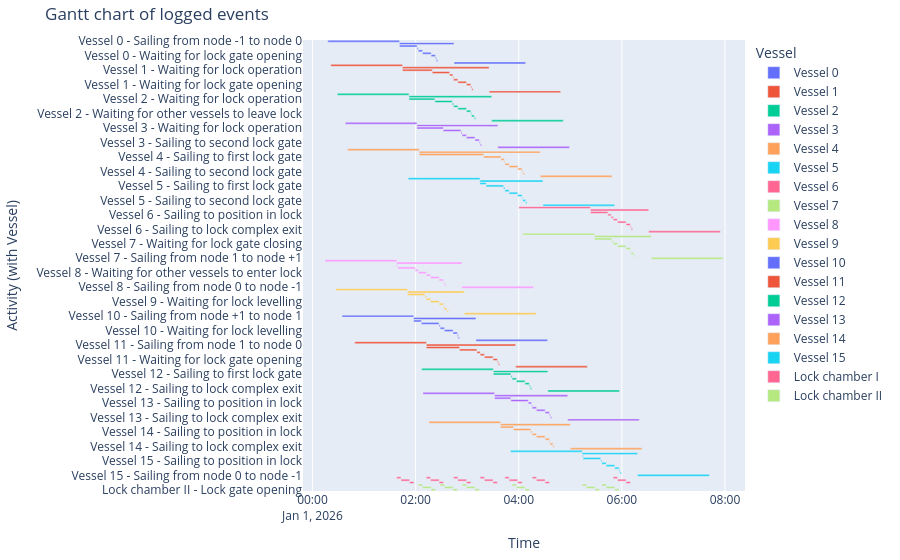

Here is the notebook cell this chart was saved with:
### Markdown cell above
##### Gantt chart of event table
We can create a gantt chart of all the objects:

### Code cell
df_eventtable = logbook2eventtable([*vessels, lock_chamber_I, lock_chamber_II])
fig = generate_vessel_gantt_chart(df_eventtable)

### Figure 1 — Plotly figure (JSON) as saved in the notebook; plotly's stock layout.template omitted (floating-point values rounded to 4 significant figures)
{"data": [{"base": ["2026-01-01T00:17:55.000000", "2026-01-01T01:41:15.000000", "2026-01-01T01:41:15.000000", "2026-01-01T02:01:46.000000", "2026-01-01T02:03:06.000000", "2026-01-01T02:08:06.000000", "2026-01-01T02:18:06.000000", "2026-01-01T02:23:06.000000", "2026-01-01T02:24:12.000000", "2026-01-01T02:44:43.000000"], "hovertemplate": "object name=Vessel 0<br>start time=%{base}<br>stop time=%{x}<br>activity label=%{y}<extra></extra>", "legendgroup": "Vessel 0", "marker": {"color": "#636efa", "pattern": {"shape": ""}}, "name": "Vessel 0", "orientation": "h", "showlegend": true, "textposition": "auto", "type": "bar", "x": [5000000, 3808000, 1231000, 80000, 300000, 600000, 300000, 66000, 92000, 5000000], "xaxis": "x", "y": ["Vessel 0 - Sailing from node -1 to node 0", "Vessel 0 - Sailing from node 0 to node 1", "Vessel 0 - Sailing to first lock gate", "Vessel 0 - Sailing to position in lock", "Vessel 0 - Waiting for lock gate closing", "Vessel 0 - Waiting for lock levelling", "Vessel 0 - Waiting for lock gate opening", "Vessel 0 - Sailing to second lock gate", "Vessel 0 - Sailing to lock complex exit", "Vessel 0 - Sailing from node 1 to node +1"], "yaxis": "y"}, {"base": ["2026-01-01T00:21:25.000000", "2026-01-01T01:44:45.000000", "2026-01-01T01:44:45.000000", "2026-01-01T02:19:27.000000", "2026-01-01T02:39:39.000000", "2026-01-01T02:43:25.000000", "2026-01-01T02:44:14.000000", "2026-01-01T02:49:14.000000", "2026-01-01T02:59:14.000000", "2026-01-01T03:04:14.000000", "2026-01-01T03:05:19.000000", "2026-01-01T03:25:32.000000"], "hovertemplate": "object name=Vessel 1<br>start time=%{base}<br>stop time=%{x}<br>activity label=%{y}<extra></extra>", "legendgroup": "Vessel 1", "marker": {"color": "#EF553B", "pattern": {"shape": ""}}, "name": "Vessel 1", "orientation": "h", "showlegend": true, "textposition": "auto", "type": "bar", "x": [5000000, 6047000, 2082000, 1212000, 226000, 49000, 300000, 600000, 300000, 65000, 93000, 5000000], "xaxis": "x", "y": ["Vessel 1 - Sailing from node -1 to node 0", "Vessel 1 - Sailing from node 0 to node 1", "Vessel 1 - Waiting for lock operation", "Vessel 1 - Sailing to first lock gate", "Vessel 1 - Sailing to position in lock", "Vessel 1 - Waiting for other vessels to enter lock", "Vessel 1 - Waiting for lock gate closing", "Vessel 1 - Waiting for lock levelling", "Vessel 1 - Waiting for lock gate opening", "Vessel 1 - Sailing to second lock gate", "Vessel 1 - Sailing to lock complex exit", "Vessel 1 - Sailing from node 1 to node +1"], "yaxis": "y"}, {"base": ["2026-01-01T00:28:58.000000", "2026-01-01T01:52:18.000000", "2026-01-01T01:52:18.000000", "2026-01-01T02:22:27.000000", "2026-01-01T02:42:39.000000", "2026-01-01T02:44:14.000000", "2026-01-01T02:49:14.000000", "2026-01-01T02:59:14.000000", "2026-01-01T03:04:14.000000", "2026-01-01T03:05:03.000000", "2026-01-01T03:08:19.000000", "2026-01-01T03:28:32.000000"], "hovertemplate": "object name=Vessel 2<br>start time=%{base}<br>stop time=%{x}<br>activity label=%{y}<extra></extra>", "legendgroup": "Vessel 2", "marker": {"color": "#00cc96", "pattern": {"shape": ""}}, "name": "Vessel 2", "orientation": "h", "showlegend": true, "textposition": "auto", "type": "bar", "x": [5000000, 5774000, 1809000, 1212000, 95000, 300000, 600000, 300000, 49000, 196000, 93000, 5000000], "xaxis": "x", "y": ["Vessel 2 - Sailing from node -1 to node 0", "Vessel 2 - Sailing from node 0 to node 1", "Vessel 2 - Waiting for lock operation", "Vessel 2 - Sailing to first lock gate", "Vessel 2 - Sailing to position in lock", "Vessel 2 - Waiting for lock gate closing", "Vessel 2 - Waiting for lock levelling", "Vessel 2 - Waiting for lock gate opening", "Vessel 2 - Waiting for other vessels to leave lock", "Vessel 2 - Sailing to second lock gate", "Vessel 2 - Sailing to lock complex exit", "Vessel 2 - Sailing from node 1 to node +1"], "yaxis": "y"}, {"base": ["2026-01-01T00:38:13.000000", "2026-01-01T02:01:33.000000", "2026-01-01T02:01:33.000000", "2026-01-01T02:32:16.000000", "2026-01-01T02:52:47.000000", "2026-01-01T02:54:08.000000", "2026-01-01T02:59:08.000000", "2026-01-01T03:09:08.000000", "2026-01-01T03:14:08.000000", "2026-01-01T03:15:13.000000", "2026-01-01T03:35:44.000000"], "hovertemplate": "object name=Vessel 3<br>start time=%{base}<br>stop time=%{x}<br>activity label=%{y}<extra></extra>", "legendgroup": "Vessel 3", "marker": {"color": "#ab63fa", "pattern": {"shape": ""}}, "name": "Vessel 3", "orientation": "h", "showlegend": true, "textposition": "auto", "type": "bar", "x": [5000000, 5651000, 1843000, 1231000, 81000, 300000, 600000, 300000, 65000, 93000, 5000000], "xaxis": "x", "y": ["Vessel 3 - Sailing from node -1 to node 0", "Vessel 3 - Sailing from node 0 to node 1", "Vessel 3 - Waiting for lock operation", "Vessel 3 - Sailing to first lock gate", "Vessel 3 - Sailing to position in lock", "Vessel 3 - Waiting for lock gate closing", "Vessel 3 - Waiting for lock levelling", "Vessel 3 - Waiting for lock gate opening", "Vessel 3 - Sailing to second lock gate", "Vessel 3 - Sailing to lock complex exit", "Vessel 3 - Sailing from node 1 to node +1"], "yaxis": "y"}, {"base": ["2026-01-01T00:40:58.000000", "2026-01-01T02:04:18.000000", "2026-01-01T02:04:18.000000", "2026-01-01T03:19:08.000000", "2026-01-01T03:39:21.000000", "2026-01-01T03:43:07.000000", "2026-01-01T03:43:56.000000", "2026-01-01T03:48:56.000000", "2026-01-01T03:58:56.000000", "2026-01-01T04:03:56.000000", "2026-01-01T04:05:01.000000", "2026-01-01T04:25:14.000000"], "hovertemplate": "object name=Vessel 4<br>start time=%{base}<br>stop time=%{x}<br>activity label=%{y}<extra></extra>", "legendgroup": "Vessel 4", "marker": {"color": "#FFA15A", "pattern": {"shape": ""}}, "name": "Vessel 4", "orientation": "h", "showlegend": true, "textposition": "auto", "type": "bar", "x": [5000000, 8456000, 4490000, 1213000, 226000, 49000, 300000, 600000, 300000, 65000, 93000, 5000000], "xaxis": "x", "y": ["Vessel 4 - Sailing from node -1 to node 0", "Vessel 4 - Sailing from node 0 to node 1", "Vessel 4 - Waiting for lock operation", "Vessel 4 - Sailing to first lock gate", "Vessel 4 - Sailing to position in lock", "Vessel 4 - Waiting for other vessels to enter lock", "Vessel 4 - Waiting for lock gate closing", "Vessel 4 - Waiting for lock levelling", "Vessel 4 - Waiting for lock gate opening", "Vessel 4 - Sailing to second lock gate", "Vessel 4 - Sailing to lock complex exit", "Vessel 4 - Sailing from node 1 to node +1"], "yaxis": "y"}, {"base": ["2026-01-01T01:51:31.000000", "2026-01-01T03:14:51.000000", "2026-01-01T03:14:51.000000", "2026-01-01T03:22:08.000000", "2026-01-01T03:42:21.000000", "2026-01-01T03:43:56.000000", "2026-01-01T03:48:56.000000", "2026-01-01T03:58:56.000000", "2026-01-01T04:03:56.000000", "2026-01-01T04:04:45.000000", "2026-01-01T04:08:01.000000", "2026-01-01T04:28:14.000000"], "hovertemplate": "object name=Vessel 5<br>start time=%{base}<br>stop time=%{x}<br>activity label=%{y}<extra></extra>", "legendgroup": "Vessel 5", "marker": {"color": "#19d3f3", "pattern": {"shape": ""}}, "name": "Vessel 5", "orientation": "h", "showlegend": true, "textposition": "auto", "type": "bar", "x": [5000000, 4403000, 437000, 1213000, 95000, 300000, 600000, 300000, 49000, 196000, 93000, 5000000], "xaxis": "x", "y": ["Vessel 5 - Sailing from node -1 to node 0", "Vessel 5 - Sailing from node 0 to node 1", "Vessel 5 - Waiting for lock operation", "Vessel 5 - Sailing to first lock gate", "Vessel 5 - Sailing to position in lock", "Vessel 5 - Waiting for lock gate closing", "Vessel 5 - Waiting for lock levelling", "Vessel 5 - Waiting for lock gate opening", "Vessel 5 - Waiting for other vessels to leave lock", "Vessel 5 - Sailing to second lock gate", "Vessel 5 - Sailing to lock complex exit", "Vessel 5 - Sailing from node 1 to node +1"], "yaxis": "y"}, {"base": ["2026-01-01T04:00:10.000000", "2026-01-01T05:23:30.000000", "2026-01-01T05:23:30.000000", "2026-01-01T05:43:43.000000", "2026-01-01T05:47:29.000000", "2026-01-01T05:49:56.000000", "2026-01-01T05:54:56.000000", "2026-01-01T06:04:56.000000", "2026-01-01T06:09:56.000000", "2026-01-01T06:11:01.000000", "2026-01-01T06:31:14.000000"], "hovertemplate": "object name=Vessel 6<br>start time=%{base}<br>stop time=%{x}<br>activity label=%{y}<extra></extra>", "legendgroup": "Vessel 6", "marker": {"color": "#FF6692", "pattern": {"shape": ""}}, "name": "Vessel 6", "orientation": "h", "showlegend": true, "textposition": "auto", "type": "bar", "x": [5000000, 4064000, 1213000, 226000, 147000, 300000, 600000, 300000, 65000, 93000, 5000000], "xaxis": "x", "y": ["Vessel 6 - Sailing from node -1 to node 0", "Vessel 6 - Sailing from node 0 to node 1", "Vessel 6 - Sailing to first lock gate", "Vessel 6 - Sailing to position in lock", "Vessel 6 - Waiting for other vessels to enter lock", "Vessel 6 - Waiting for lock gate closing", "Vessel 6 - Waiting for lock levelling", "Vessel 6 - Waiting for lock gate opening", "Vessel 6 - Sailing to second lock gate", "Vessel 6 - Sailing to lock complex exit", "Vessel 6 - Sailing from node 1 to node +1"], "yaxis": "y"}, {"base": ["2026-01-01T04:04:49.000000", "2026-01-01T05:28:09.000000", "2026-01-01T05:28:09.000000", "2026-01-01T05:48:21.000000", "2026-01-01T05:49:56.000000", "2026-01-01T05:54:56.000000", "2026-01-01T06:04:56.000000", "2026-01-01T06:09:56.000000", "2026-01-01T06:10:45.000000", "2026-01-01T06:14:01.000000", "2026-01-01T06:34:14.000000"], "hovertemplate": "object name=Vessel 7<br>start time=%{base}<br>stop time=%{x}<br>activity label=%{y}<extra></extra>", "legendgroup": "Vessel 7", "marker": {"color": "#B6E880", "pattern": {"shape": ""}}, "name": "Vessel 7", "orientation": "h", "showlegend": true, "textposition": "auto", "type": "bar", "x": [5000000, 3965000, 1212000, 95000, 300000, 600000, 300000, 49000, 196000, 93000, 5000000], "xaxis": "x", "y": ["Vessel 7 - Sailing from node -1 to node 0", "Vessel 7 - Sailing from node 0 to node 1", "Vessel 7 - Sailing to first lock gate", "Vessel 7 - Sailing to position in lock", "Vessel 7 - Waiting for lock gate closing", "Vessel 7 - Waiting for lock levelling", "Vessel 7 - Waiting for lock gate opening", "Vessel 7 - Waiting for other vessels to leave lock", "Vessel 7 - Sailing to second lock gate", "Vessel 7 - Sailing to lock complex exit", "Vessel 7 - Sailing from node 1 to node +1"], "yaxis": "y"}, {"base": ["2026-01-01T00:14:44.000000", "2026-01-01T01:38:04.000000", "2026-01-01T01:38:04.000000", "2026-01-01T01:39:24.000000", "2026-01-01T01:59:37.000000", "2026-01-01T02:03:23.000000", "2026-01-01T02:12:28.000000", "2026-01-01T02:17:28.000000", "2026-01-01T02:27:28.000000", "2026-01-01T02:32:28.000000", "2026-01-01T02:33:34.000000", "2026-01-01T02:53:47.000000"], "hovertemplate": "object name=Vessel 8<br>start time=%{base}<br>stop time=%{x}<br>activity label=%{y}<extra></extra>", "legendgroup": "Vessel 8", "marker": {"color": "#FF97FF", "pattern": {"shape": ""}}, "name": "Vessel 8", "orientation": "h", "showlegend": true, "textposition": "auto", "type": "bar", "x": [5000000, 4543000, 80000, 1213000, 226000, 545000, 300000, 600000, 300000, 66000, 93000, 5000000], "xaxis": "x", "y": ["Vessel 8 - Sailing from node +1 to node 1", "Vessel 8 - Sailing from node 1 to node 0", "Vessel 8 - Waiting for lock operation", "Vessel 8 - Sailing to first lock gate", "Vessel 8 - Sailing to position in lock", "Vessel 8 - Waiting for other vessels to enter lock", "Vessel 8 - Waiting for lock gate closing", "Vessel 8 - Waiting for lock levelling", "Vessel 8 - Waiting for lock gate opening", "Vessel 8 - Sailing to second lock gate", "Vessel 8 - Sailing to lock complex exit", "Vessel 8 - Sailing from node 0 to node -1"], "yaxis": "y"}, {"base": ["2026-01-01T00:27:21.000000", "2026-01-01T01:50:41.000000", "2026-01-01T01:50:41.000000", "2026-01-01T02:10:54.000000", "2026-01-01T02:12:28.000000", "2026-01-01T02:17:28.000000", "2026-01-01T02:27:28.000000", "2026-01-01T02:32:28.000000", "2026-01-01T02:33:17.000000", "2026-01-01T02:36:34.000000", "2026-01-01T02:56:47.000000"], "hovertemplate": "object name=Vessel 9<br>start time=%{base}<br>stop time=%{x}<br>activity label=%{y}<extra></extra>", "legendgroup": "Vessel 9", "marker": {"color": "#FECB52", "pattern": {"shape": ""}}, "name": "Vessel 9", "orientation": "h", "showlegend": true, "textposition": "auto", "type": "bar", "x": [5000000, 3966000, 1213000, 94000, 300000, 600000, 300000, 49000, 197000, 93000, 5000000], "xaxis": "x", "y": ["Vessel 9 - Sailing from node +1 to node 1", "Vessel 9 - Sailing from node 1 to node 0", "Vessel 9 - Sailing to first lock gate", "Vessel 9 - Sailing to position in lock", "Vessel 9 - Waiting for lock gate closing", "Vessel 9 - Waiting for lock levelling", "Vessel 9 - Waiting for lock gate opening", "Vessel 9 - Waiting for other vessels to leave lock", "Vessel 9 - Sailing to second lock gate", "Vessel 9 - Sailing to lock complex exit", "Vessel 9 - Sailing from node 0 to node -1"], "yaxis": "y"}, {"base": ["2026-01-01T00:34:27.000000", "2026-01-01T01:57:47.000000", "2026-01-01T01:57:47.000000", "2026-01-01T02:06:45.000000", "2026-01-01T02:27:17.000000", "2026-01-01T02:28:37.000000", "2026-01-01T02:33:37.000000", "2026-01-01T02:43:37.000000", "2026-01-01T02:48:37.000000", "2026-01-01T02:49:42.000000", "2026-01-01T03:10:14.000000"], "hovertemplate": "object name=Vessel 10<br>start time=%{base}<br>stop time=%{x}<br>activity label=%{y}<extra></extra>", "legendgroup": "Vessel 10", "marker": {"color": "#636efa", "pattern": {"shape": ""}}, "name": "Vessel 10", "orientation": "h", "showlegend": true, "textposition": "auto", "type": "bar", "x": [5000000, 4347000, 538000, 1232000, 80000, 300000, 600000, 300000, 65000, 93000, 5000000], "xaxis": "x", "y": ["Vessel 10 - Sailing from node +1 to node 1", "Vessel 10 - Sailing from node 1 to node 0", "Vessel 10 - Waiting for lock operation", "Vessel 10 - Sailing to first lock gate", "Vessel 10 - Sailing to position in lock", "Vessel 10 - Waiting for lock gate closing", "Vessel 10 - Waiting for lock levelling", "Vessel 10 - Waiting for lock gate opening", "Vessel 10 - Sailing to second lock gate", "Vessel 10 - Sailing to lock complex exit", "Vessel 10 - Sailing from node 0 to node -1"], "yaxis": "y"}, {"base": ["2026-01-01T00:49:15.000000", "2026-01-01T02:12:35.000000", "2026-01-01T02:12:35.000000", "2026-01-01T02:51:12.000000", "2026-01-01T03:11:24.000000", "2026-01-01T03:15:10.000000", "2026-01-01T03:20:10.000000", "2026-01-01T03:30:10.000000", "2026-01-01T03:35:10.000000", "2026-01-01T03:36:16.000000", "2026-01-01T03:56:28.000000"], "hovertemplate": "object name=Vessel 11<br>start time=%{base}<br>stop time=%{x}<br>activity label=%{y}<extra></extra>", "legendgroup": "Vessel 11", "marker": {"color": "#EF553B", "pattern": {"shape": ""}}, "name": "Vessel 11", "orientation": "h", "showlegend": true, "textposition": "auto", "type": "bar", "x": [5000000, 6233000, 2317000, 1212000, 226000, 300000, 600000, 300000, 66000, 92000, 5000000], "xaxis": "x", "y": ["Vessel 11 - Sailing from node +1 to node 1", "Vessel 11 - Sailing from node 1 to node 0", "Vessel 11 - Waiting for lock operation", "Vessel 11 - Sailing to first lock gate", "Vessel 11 - Sailing to position in lock", "Vessel 11 - Waiting for lock gate closing", "Vessel 11 - Waiting for lock levelling", "Vessel 11 - Waiting for lock gate opening", "Vessel 11 - Sailing to second lock gate", "Vessel 11 - Sailing to lock complex exit", "Vessel 11 - Sailing from node 0 to node -1"], "yaxis": "y"}, {"base": ["2026-01-01T02:07:07.000000", "2026-01-01T03:30:27.000000", "2026-01-01T03:30:27.000000", "2026-01-01T03:50:59.000000", "2026-01-01T03:52:19.000000", "2026-01-01T03:57:19.000000", "2026-01-01T04:07:19.000000", "2026-01-01T04:12:19.000000", "2026-01-01T04:13:24.000000", "2026-01-01T04:33:56.000000"], "hovertemplate": "object name=Vessel 12<br>start time=%{base}<br>stop time=%{x}<br>activity label=%{y}<extra></extra>", "legendgroup": "Vessel 12", "marker": {"color": "#00cc96", "pattern": {"shape": ""}}, "name": "Vessel 12", "orientation": "h", "showlegend": true, "textposition": "auto", "type": "bar", "x": [5000000, 3809000, 1232000, 80000, 300000, 600000, 300000, 65000, 93000, 5000000], "xaxis": "x", "y": ["Vessel 12 - Sailing from node +1 to node 1", "Vessel 12 - Sailing from node 1 to node 0", "Vessel 12 - Sailing to first lock gate", "Vessel 12 - Sailing to position in lock", "Vessel 12 - Waiting for lock gate closing", "Vessel 12 - Waiting for lock levelling", "Vessel 12 - Waiting for lock gate opening", "Vessel 12 - Sailing to second lock gate", "Vessel 12 - Sailing to lock complex exit", "Vessel 12 - Sailing from node 0 to node -1"], "yaxis": "y"}, {"base": ["2026-01-01T02:08:36.000000", "2026-01-01T03:31:56.000000", "2026-01-01T03:31:56.000000", "2026-01-01T03:50:54.000000", "2026-01-01T04:11:06.000000", "2026-01-01T04:14:52.000000", "2026-01-01T04:15:41.000000", "2026-01-01T04:20:41.000000", "2026-01-01T04:30:41.000000", "2026-01-01T04:35:41.000000", "2026-01-01T04:36:47.000000", "2026-01-01T04:56:59.000000"], "hovertemplate": "object name=Vessel 13<br>start time=%{base}<br>stop time=%{x}<br>activity label=%{y}<extra></extra>", "legendgroup": "Vessel 13", "marker": {"color": "#ab63fa", "pattern": {"shape": ""}}, "name": "Vessel 13", "orientation": "h", "showlegend": true, "textposition": "auto", "type": "bar", "x": [5000000, 5103000, 1138000, 1212000, 226000, 49000, 300000, 600000, 300000, 66000, 92000, 5000000], "xaxis": "x", "y": ["Vessel 13 - Sailing from node +1 to node 1", "Vessel 13 - Sailing from node 1 to node 0", "Vessel 13 - Waiting for lock operation", "Vessel 13 - Sailing to first lock gate", "Vessel 13 - Sailing to position in lock", "Vessel 13 - Waiting for other vessels to enter lock", "Vessel 13 - Waiting for lock gate closing", "Vessel 13 - Waiting for lock levelling", "Vessel 13 - Waiting for lock gate opening", "Vessel 13 - Sailing to second lock gate", "Vessel 13 - Sailing to lock complex exit", "Vessel 13 - Sailing from node 0 to node -1"], "yaxis": "y"}, {"base": ["2026-01-01T02:15:36.000000", "2026-01-01T03:38:56.000000", "2026-01-01T03:38:56.000000", "2026-01-01T03:53:54.000000", "2026-01-01T04:14:06.000000", "2026-01-01T04:15:41.000000", "2026-01-01T04:20:41.000000", "2026-01-01T04:30:41.000000", "2026-01-01T04:35:41.000000", "2026-01-01T04:36:30.000000", "2026-01-01T04:39:47.000000", "2026-01-01T04:59:59.000000"], "hovertemplate": "object name=Vessel 14<br>start time=%{base}<br>stop time=%{x}<br>activity label=%{y}<extra></extra>", "legendgroup": "Vessel 14", "marker": {"color": "#FFA15A", "pattern": {"shape": ""}}, "name": "Vessel 14", "orientation": "h", "showlegend": true, "textposition": "auto", "type": "bar", "x": [5000000, 4863000, 898000, 1212000, 95000, 300000, 600000, 300000, 49000, 197000, 92000, 5000000], "xaxis": "x", "y": ["Vessel 14 - Sailing from node +1 to node 1", "Vessel 14 - Sailing from node 1 to node 0", "Vessel 14 - Waiting for lock operation", "Vessel 14 - Sailing to first lock gate", "Vessel 14 - Sailing to position in lock", "Vessel 14 - Waiting for lock gate closing", "Vessel 14 - Waiting for lock levelling", "Vessel 14 - Waiting for lock gate opening", "Vessel 14 - Waiting for other vessels to leave lock", "Vessel 14 - Sailing to second lock gate", "Vessel 14 - Sailing to lock complex exit", "Vessel 14 - Sailing from node 0 to node -1"], "yaxis": "y"}, {"base": ["2026-01-01T03:50:31.000000", "2026-01-01T05:13:51.000000", "2026-01-01T05:13:51.000000", "2026-01-01T05:14:52.000000", "2026-01-01T05:35:24.000000", "2026-01-01T05:36:44.000000", "2026-01-01T05:41:44.000000", "2026-01-01T05:51:44.000000", "2026-01-01T05:56:44.000000", "2026-01-01T05:57:49.000000", "2026-01-01T06:18:21.000000"], "hovertemplate": "object name=Vessel 15<br>start time=%{base}<br>stop time=%{x}<br>activity label=%{y}<extra></extra>", "legendgroup": "Vessel 15", "marker": {"color": "#19d3f3", "pattern": {"shape": ""}}, "name": "Vessel 15", "orientation": "h", "showlegend": true, "textposition": "auto", "type": "bar", "x": [5000000, 3870000, 61000, 1232000, 80000, 300000, 600000, 300000, 65000, 93000, 5000000], "xaxis": "x", "y": ["Vessel 15 - Sailing from node +1 to node 1", "Vessel 15 - Sailing from node 1 to node 0", "Vessel 15 - Waiting for lock operation", "Vessel 15 - Sailing to first lock gate", "Vessel 15 - Sailing to position in lock", "Vessel 15 - Waiting for lock gate closing", "Vessel 15 - Waiting for lock levelling", "Vessel 15 - Waiting for lock gate opening", "Vessel 15 - Sailing to second lock gate", "Vessel 15 - Sailing to lock complex exit", "Vessel 15 - Sailing from node 0 to node -1"], "yaxis": "y"}, {"base": ["2026-01-01T01:38:04.000000", "2026-01-01T01:43:04.000000", "2026-01-01T01:53:04.000000", "2026-01-01T02:12:28.000000", "2026-01-01T02:17:28.000000", "2026-01-01T02:27:28.000000", "2026-01-01T02:44:14.000000", "2026-01-01T02:49:14.000000", "2026-01-01T02:59:14.000000", "2026-01-01T03:15:10.000000", "2026-01-01T03:20:10.000000", "2026-01-01T03:30:10.000000", "2026-01-01T03:43:56.000000", "2026-01-01T03:48:56.000000", "2026-01-01T03:58:56.000000", "2026-01-01T04:15:41.000000", "2026-01-01T04:20:41.000000", "2026-01-01T04:30:41.000000", "2026-01-01T05:49:56.000000", "2026-01-01T05:54:56.000000", "2026-01-01T06:04:56.000000"], "hovertemplate": "object name=Lock chamber I<br>start time=%{base}<br>stop time=%{x}<br>activity label=%{y}<extra></extra>", "legendgroup": "Lock chamber I", "marker": {"color": "#FF6692", "pattern": {"shape": ""}}, "name": "Lock chamber I", "orientation": "h", "showlegend": true, "textposition": "auto", "type": "bar", "x": [300000, 600000, 300000, 300000, 600000, 300000, 300000, 600000, 300000, 300000, 600000, 300000, 300000, 600000, 300000, 300000, 600000, 300000, 300000, 600000, 300000], "xaxis": "x", "y": ["Lock chamber I - Lock gate closing", "Lock chamber I - Lock levelling", "Lock chamber I - Lock gate opening", "Lock chamber I - Lock gate closing", "Lock chamber I - Lock levelling", "Lock chamber I - Lock gate opening", "Lock chamber I - Lock gate closing", "Lock chamber I - Lock levelling", "Lock chamber I - Lock gate opening", "Lock chamber I - Lock gate closing", "Lock chamber I - Lock levelling", "Lock chamber I - Lock gate opening", "Lock chamber I - Lock gate closing", "Lock chamber I - Lock levelling", "Lock chamber I - Lock gate opening", "Lock chamber I - Lock gate closing", "Lock chamber I - Lock levelling", "Lock chamber I - Lock gate opening", "Lock chamber I - Lock gate closing", "Lock chamber I - Lock levelling", "Lock chamber I - Lock gate opening"], "yaxis": "y"}, {"base": ["2026-01-01T02:03:06.000000", "2026-01-01T02:08:06.000000", "2026-01-01T02:18:06.000000", "2026-01-01T02:28:37.000000", "2026-01-01T02:33:37.000000", "2026-01-01T02:43:37.000000", "2026-01-01T02:54:08.000000", "2026-01-01T02:59:08.000000", "2026-01-01T03:09:08.000000", "2026-01-01T03:52:19.000000", "2026-01-01T03:57:19.000000", "2026-01-01T04:07:19.000000", "2026-01-01T05:13:51.000000", "2026-01-01T05:18:51.000000", "2026-01-01T05:28:51.000000", "2026-01-01T05:36:44.000000", "2026-01-01T05:41:44.000000", "2026-01-01T05:51:44.000000"], "hovertemplate": "object name=Lock chamber II<br>start time=%{base}<br>stop time=%{x}<br>activity label=%{y}<extra></extra>", "legendgroup": "Lock chamber II", "marker": {"color": "#B6E880", "pattern": {"shape": ""}}, "name": "Lock chamber II", "orientation": "h", "showlegend": true, "textposition": "auto", "type": "bar", "x": [300000, 600000, 300000, 300000, 600000, 300000, 300000, 600000, 300000, 300000, 600000, 300000, 300000, 600000, 300000, 300000, 600000, 300000], "xaxis": "x", "y": ["Lock chamber II - Lock gate closing", "Lock chamber II - Lock levelling", "Lock chamber II - Lock gate opening", "Lock chamber II - Lock gate closing", "Lock chamber II - Lock levelling", "Lock chamber II - Lock gate opening", "Lock chamber II - Lock gate closing", "Lock chamber II - Lock levelling", "Lock chamber II - Lock gate opening", "Lock chamber II - Lock gate closing", "Lock chamber II - Lock levelling", "Lock chamber II - Lock gate opening", "Lock chamber II - Lock gate closing", "Lock chamber II - Lock levelling", "Lock chamber II - Lock gate opening", "Lock chamber II - Lock gate closing", "Lock chamber II - Lock levelling", "Lock chamber II - Lock gate opening"], "yaxis": "y"}], "layout": {"barmode": "overlay", "legend": {"title": {"text": "Vessel"}, "tracegroupgap": 0}, "margin": {"b": 20, "l": 20, "r": 20, "t": 40}, "title": {"text": "Gantt chart of logged events"}, "xaxis": {"anchor": "y", "domain": [0, 1], "title": {"text": "Time"}, "type": "date"}, "yaxis": {"anchor": "x", "autorange": "reversed", "domain": [0, 1], "title": {"text": "Activity (with Vessel)"}}}}
